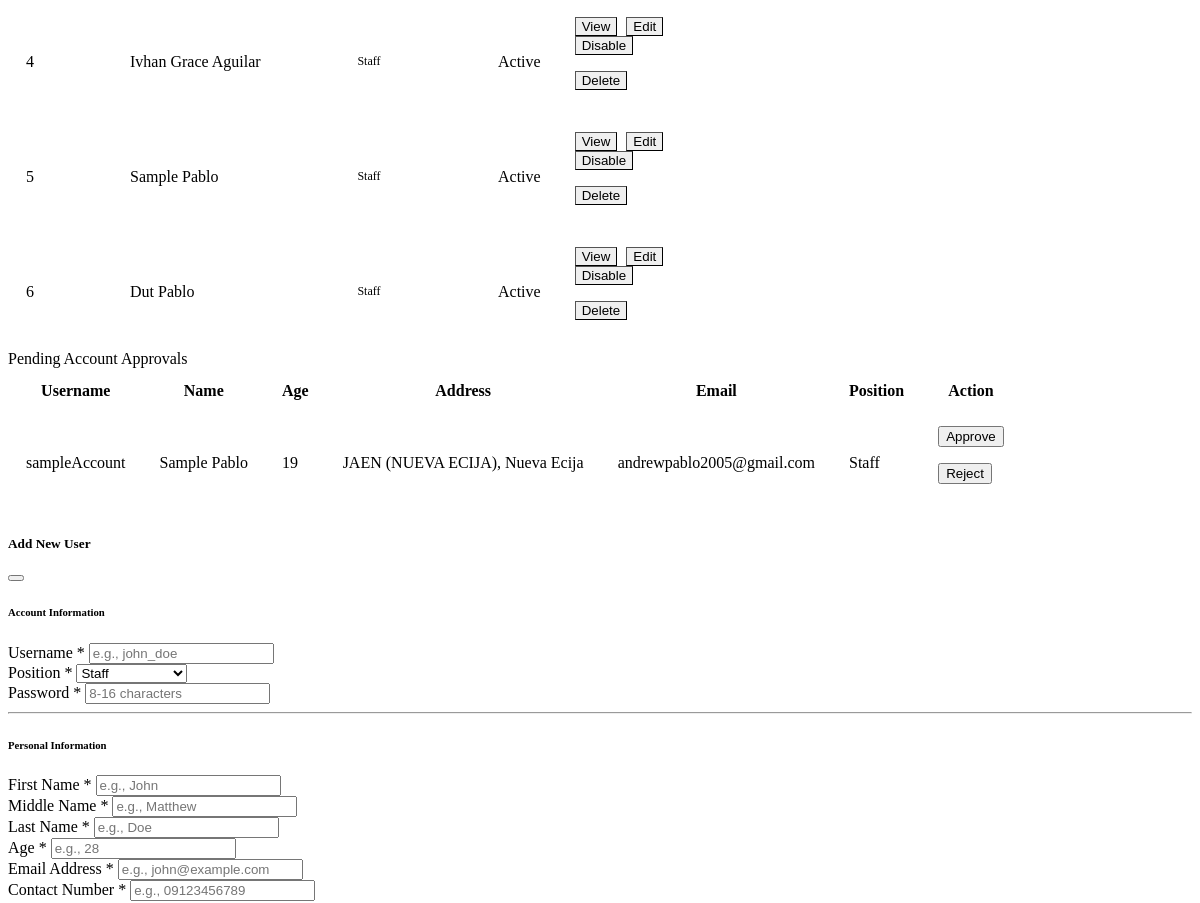
Before: /reusablepage/usermanagement.php (signed in, middle part) with the older database file.
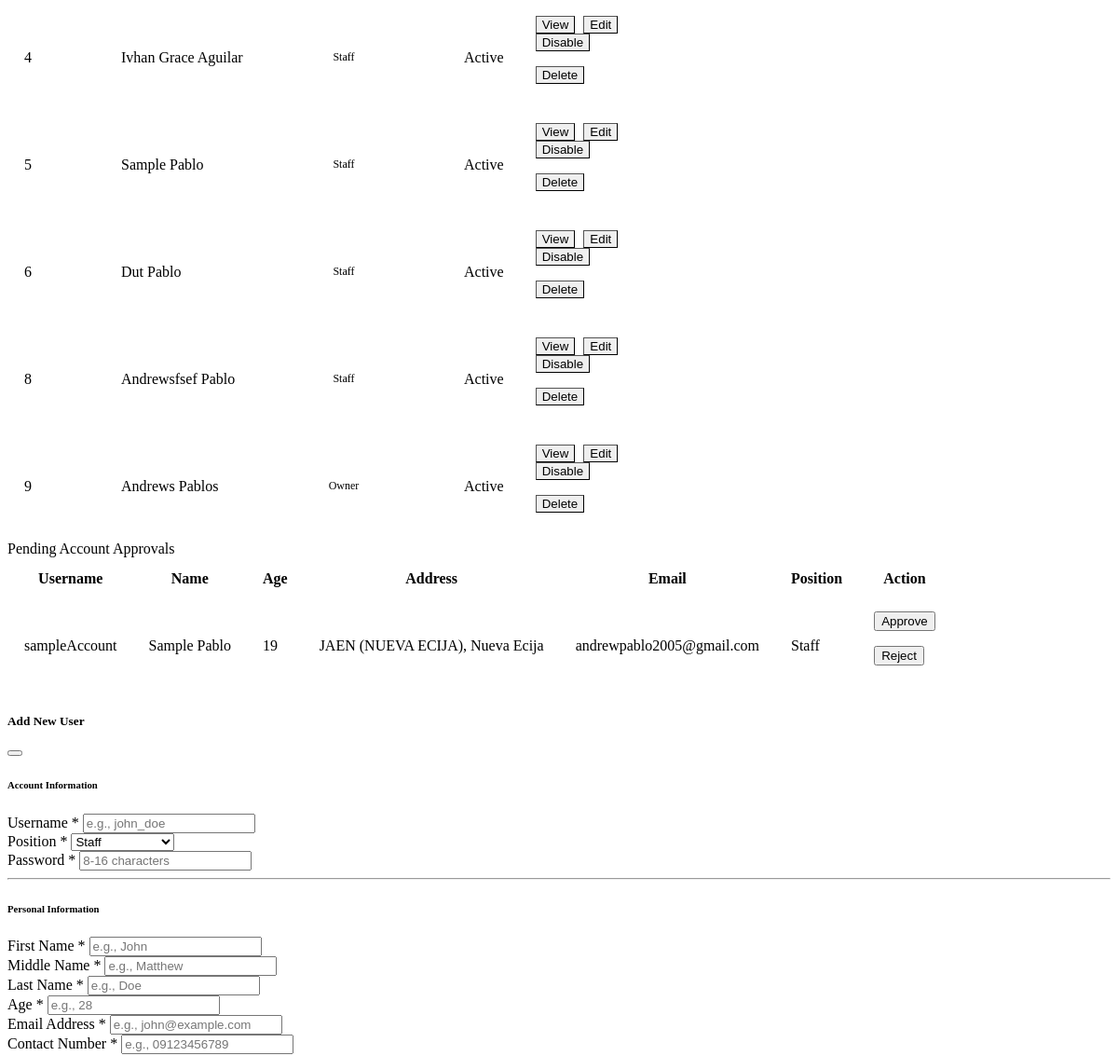
After: the same page with the newer database file.
### tables this page shows
CREATE TABLE `users_info` (
  `id` int(11) NOT NULL,
  `user_id` int(11) DEFAULT NULL,
  `firstname` varchar(255) NOT NULL,
  `middlename` varchar(255) NOT NULL,
  `lastname` varchar(255) NOT NULL,
  `age` int(11) NOT NULL,
  `street` varchar(155) NOT NULL,
  `barangay` varchar(155) NOT NULL,
  `city` varchar(155) NOT NULL,
  `province` varchar(155) NOT NULL,
  `country` varchar(155) NOT NULL,
  `email` varchar(155) NOT NULL,
  `contactnumber` varchar(11) NOT NULL
);

CREATE TABLE `users` (
  `id` int(11) NOT NULL,
  `username` varchar(155) NOT NULL,
  `password` varchar(255) NOT NULL,
  `void_password` varchar(255) DEFAULT NULL,
  `position` varchar(20) DEFAULT NULL,
  `failed_attempts` int(11) DEFAULT 0,
  `last_attempt` timestamp NULL DEFAULT NULL,
  `status` enum('active','disabled') NOT NULL DEFAULT 'active',
  `created_at` timestamp NOT NULL DEFAULT current_timestamp()
);

CREATE TABLE `pre_approved_users_info` (
  `id` int(11) NOT NULL,
  `pre_user_id` int(11) NOT NULL,
  `firstname` varchar(100) NOT NULL,
  `middlename` varchar(100) DEFAULT NULL,
  `lastname` varchar(100) NOT NULL,
  `age` int(11) NOT NULL,
  `street` varchar(100) NOT NULL,
  `barangay` varchar(100) NOT NULL,
  `city` varchar(100) NOT NULL,
  `province` varchar(100) NOT NULL,
  `country` varchar(100) NOT NULL,
  `email` varchar(155) NOT NULL,
  `contactnumber` varchar(20) NOT NULL,
  `created_at` timestamp NOT NULL DEFAULT current_timestamp()
);

CREATE TABLE `pre_approved_users` (
  `id` int(11) NOT NULL,
  `username` varchar(100) DEFAULT NULL,
  `password` varchar(255) DEFAULT NULL,
  `void_password` varchar(255) DEFAULT NULL,
  `position` varchar(50) DEFAULT NULL
);

### conn/basepath.php (called while the page is built, shortened)
<?php
if (!function_exists('mmbpos_base_path')) {
    function mmbpos_base_path(): string
    {
        static $base = null;
        $sn = str_replace('\\', '/', (string)($_SERVER['SCRIPT_NAME'] ?? '/index.php'));
        $dir = rtrim(str_replace('\\', '/', dirname($sn)), '/');
        if (preg_match('#^(.*)/(ownerpage|adminpage|staffpos|login_logout_page|reusablepage|function|conn)$#', $dir, $m)) {
            $base = rtrim(str_replace('\\', '/', $m[1]), '/');
        } else {
            $base = $dir;
        }
        return $base;
    }
}

### function/usermanagement.php (called while the page is built, shortened)
<?php
class UserManagement
{
    private $con;
    public function __construct($db)
    {
        $this->con = $db;
    }
    public function getAllUsers(): array
    {
        return $this->con
            ->query("SELECT u.*, ui.* FROM users u
                     LEFT JOIN users_info ui ON u.id = ui.user_id")
            ->fetchAll();
    }
}

### function/userregistration.php (called while the page is built, shortened)
<?php
class UserRegistration
{
    private $con;
    public function __construct($db)
    {
        $this->con = $db;
    }
    public function getAllPreUsers($limit = 50)
    {
        $stmt = $this->con->prepare("
        SELECT
            u.id,
            u.username,
            u.position,
            i.firstname,
            i.middlename,
            i.lastname,
            i.age,
            i.city,
            i.province,
            i.email,
            i.contactnumber
        FROM pre_approved_users u
        LEFT JOIN pre_approved_users_info i
        ON u.id = i.pre_user_id
        ORDER BY u.id DESC
        LIMIT :limit
    ");
        $stmt->bindValue(':limit', (int) $limit, \PDO::PARAM_INT);
        $stmt->execute();
        return $stmt->fetchAll(\PDO::FETCH_ASSOC);
    }
}
?>

### reusablepage/usermanagement.php (the view, shortened to what the changed rows need)
<?php
require_once __DIR__ . "/../conn/basepath.php";
require_once __DIR__ . "/../conn/database.php";
require_once __DIR__ . "/../function/usermanagement.php";
$usersmanagement = new UserManagement($db);
$users = $usersmanagement->getAllUsers();
?>
<link rel="stylesheet" href="<?= mmbpos_base_path() ?>/css/table.css">
<div>
    <div class="card">
        <div class="card-body p-4">
            <div class="tab-content" id="userManagementTabContent">
                <div class="tab-pane fade show active" id="user-accounts-pane" role="tabpanel" aria-labelledby="user-accounts-tab" tabindex="0">
            <div class="table-responsive">
                <table class="table table-striped table-hover align-middle w-100 myTable userstable">
                    <tbody>
                        <?php foreach ($users as $u): ?>
                            <tr>
                                <td class="col-id"><?= htmlspecialchars((string)($u['id']), ENT_QUOTES, 'UTF-8') ?></td>
                                <td class="col-name"><?= ($u['firstname']), " ", ($u['lastname']) ?></td>
                                <td class="col-position">
                                    <?php
                                    $pos = $u['position'];
                                    if ($pos === 'Admin') {
                                        $badgeClass = 'badge-soft-danger';
                                    } elseif ($pos === 'Owner') {
                                        $badgeClass = 'badge-soft-dark';
                                    } elseif ($pos === 'Staff') {
                                        $badgeClass = 'badge-soft-info';
                                    } else {
                                        $badgeClass = 'badge-soft-warning';
                                    }
                                    ?>
                                    <span class="badge <?= $badgeClass ?> badge-uniform">
                                        <?= htmlspecialchars($pos) ?>
                                    </span>
                                </td>
                                <td>
                                    <?php $isActive = ($u['status'] ?? 'active') === 'active'; ?>
                                    <span class="user-status <?= $isActive ? 'is-active' : 'is-disabled' ?>">
                                        <span class="status-dot"></span><?= $isActive ? 'Active' : 'Disabled' ?>
                                    </span>
                                </td>
                                <td class="col-action text-center ">
                                    <button type="button" class="btn btn-info btn-sm"
                                        onclick="mmbOpenUserModal(this)"
                                        data-bs-target="#view<?= htmlspecialchars((string)($u['id']), ENT_QUOTES, 'UTF-8') ?>">
                                        View
                                    </button>
                                    <button type="button" class="btn btn-primary btn-sm"
                                        onclick="mmbOpenUserModal(this)"
                                        data-bs-target="#edit<?= htmlspecialchars((string)($u['id']), ENT_QUOTES, 'UTF-8') ?>">
                                        Edit
                                    </button>
                                    <form method="POST" class="d-inline">
                                        <button type="submit" name="toggleUserStatus" class="btn <?= ($u['status'] ?? 'active') === 'active' ? 'btn-outline-secondary' : 'btn-primary' ?> btn-sm"
                                            data-mmb-confirm="<?= ($u['status'] ?? 'active') === 'active' ? 'Disable' : 'Enable' ?> this account?">
                                            <?= ($u['status'] ?? 'active') === 'active' ? 'Disable' : 'Enable' ?>
                                        </button>
                                    </form>
                                    <form method="POST" class="d-inline">
                                        <button type="submit" name="deleteUser" class="btn btn-danger btn-sm"
                                            data-mmb-confirm="Delete this user? This cannot be undone." data-mmb-ok="Yes, delete">
                                            Delete
                                        </button>
                                    </form>
                                </td>
                            </tr>
                        <?php endforeach; ?>
                    </tbody>
                </table>
            </div>
                </div>
                <div class="tab-pane fade" id="user-security-pane" role="tabpanel" aria-labelledby="user-security-tab" tabindex="0">
                    <?php include 'userauthentication.php'; ?>
                </div>
            </div>
        </div>
    </div>
</div>

### reusablepage/ownerapprovalpage.php (shortened to what the changed rows need)
<?php
require_once __DIR__ . "/../conn/database.php";
require_once __DIR__ . "/../function/userregistration.php";
$userAction = new UserRegistration($db);
$users = $userAction->getAllPreUsers();
?>
<?php if (empty($users)): ?>
    <div class="empty-panel">
        <div class="empty-panel-icon"><i class="fas fa-user-check"></i></div>
        <h6>No pending approvals</h6>
        <p>New staff account requests will appear here for review.</p>
    </div>
<?php else: ?>
<div class="table-responsive">
    <table class="table table-striped table-hover align-middle w-100 myTable pendingtable">
        <thead class="table-dark">
            <tr>
                <th>Username</th>
                <th>Name</th>
                <th>Age</th>
                <th>Address</th>
                <th>Email</th>
                <th>Position</th>
                <th class="text-center">Action</th>
            </tr>
        </thead>
        <tbody>
            <?php foreach ($users as $u): ?>
            <tr>
                <td><?= htmlspecialchars((string)($u['username']), ENT_QUOTES, 'UTF-8') ?></td>
                <td>
                    <?= ($u['firstname']) . ' ' . ($u['lastname'])?>
                </td>
                <td><?= htmlspecialchars((string)($u['age']), ENT_QUOTES, 'UTF-8') ?></td>
                <td>
                    <?= ($u['city']) . ', ' . ($u['province'])?>
                </td>
                <td><?= htmlspecialchars((string)($u['email']), ENT_QUOTES, 'UTF-8') ?></td>
                <td><?= htmlspecialchars((string)($u['position']), ENT_QUOTES, 'UTF-8') ?></td>
                <td class="text-center">
                    <div class="d-flex justify-content-center gap-2 flex-wrap">
                        <form method="POST">
                            <button name="action" value="approve"
                                class="btn btn-primary btn-sm">
                                <i class="fas fa-check me-1"></i>Approve
                            </button>
                        </form>
                        <form method="POST">
                            <button name="action" value="reject"
                                class="btn btn-danger btn-sm">
                                Reject
                            </button>
                        </form>
                    </div>
                </td>
            </tr>
            <?php endforeach; ?>
        </tbody>
    </table>
</div>
<?php endif; ?>

Changed rows visible on the page:
added users_info: id "8", firstname "Andrewsfsef", lastname "Pablo", user.position "Staff"
added users_info: id "9", firstname "Andrews", lastname "Pablos", user.position "Owner"
